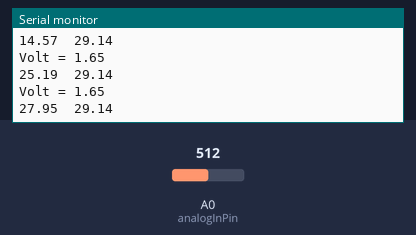
Simulated run of this sketch. Board: Arduino Uno, built with avr-gcc and run on an emulated ATmega328P. Shown: the last lines printed to the serial monitor. Inputs (shaded band) come from the test bench; at power-on: A0 (analogInPin) = 512.

Above: at 1.2 s.
1.3 s: A0 (analogInPin) set to 716
At 1.49 s:
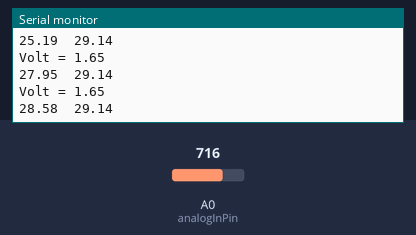
2.8 s: A0 (analogInPin) set to 900
At 3.11 s:
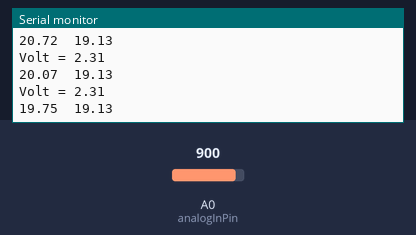
Timing chart, 0 to 5.8 s (numbered marks = the images above; inputs shaded):
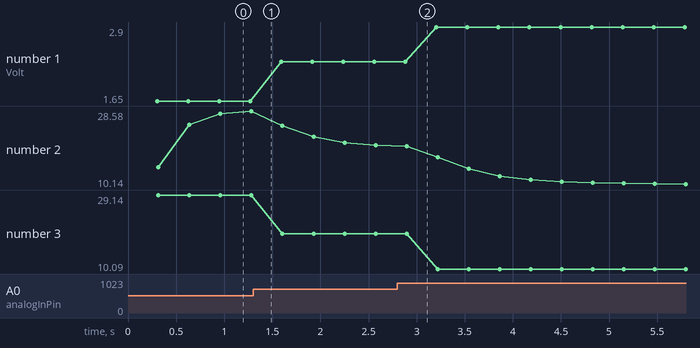

Measured:
- plotted number 1: 1.65 → 2.31 after the input at 1.3 s, 2.31 → 2.9 after the input at 2.8 s
- plotted number 2: 28.58 → 20.07 after the input at 1.3 s, 20.07 → 10.14 after the input at 2.8 s
- plotted number 3: 29.14 → 19.13 after the input at 1.3 s, 19.13 → 10.09 after the input at 2.8 s

The sketch:

08_PH_Meter.ino
```cpp
#include <SimpleKalmanFilter.h>


float calibration = 21.40; //change this value to calibrate
const int analogInPin = A0;
int sensorValue = 0;
unsigned long int avgValue;
float b;
int buf[10],temp;

SimpleKalmanFilter simpleKalmanFilter(2, 2, 0.3);

void setup() {
 Serial.begin(9600);
}

void loop() {
 for(int i=0;i<10;i++)
 {
 buf[i]=analogRead(analogInPin);
 delay(30);
 }
 for(int i=0;i<9;i++)
 {
 for(int j=i+1;j<10;j++)
 {
 if(buf[i]>buf[j])
 {
 temp=buf[i];
 buf[i]=buf[j];
 buf[j]=temp;
 }
 }
 }
 avgValue=0;
 for(int i=2;i<8;i++)
 avgValue+=buf[i];
 float pHVol=(float)avgValue*3.3/1024/6;
 Serial.print("Volt = ");
 Serial.println(pHVol);

 float phValue =  -15.23529412 * pHVol + 54.28; // Must be Adjust slope -15.23529412 and  54.28
 float estimated_ph = simpleKalmanFilter.updateEstimate(phValue);
 //Serial.print("sensor = ");
 //Serial.println(phValue);
 Serial.print(estimated_ph); Serial.print("\t");
 Serial.print(phValue); Serial.println("\t");
 //Serial.print("\r\n");
 delay(20);
}
```
